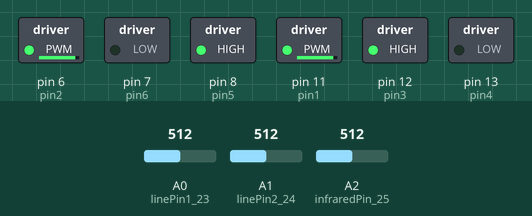
A sketch run on a simulated Arduino Uno, built with avr-gcc and run on an emulated ATmega328P. On the bench: switched loads named in the sketch (green lamp = pin HIGH). Dashed ring = blinking. Inputs (shaded band) come from the test bench; at power-on: A1 (linePin2_24) = 512, A0 (linePin1_23) = 512, A2 (infraredPin_25) = 512.

Above: at 3.6 s.
4.3 s: A1 (linePin2_24) set to 0
At 7.6 s:
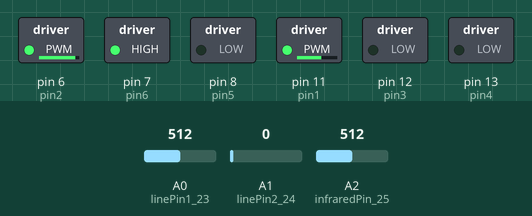
11.3 s: A0 (linePin1_23) set to 0
At 12.7 s:
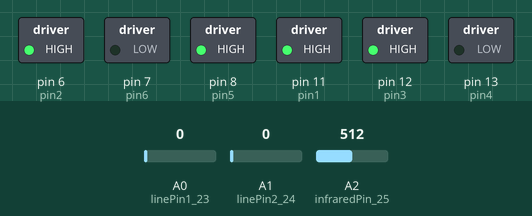
14.9 s: A2 (infraredPin_25) set to 145
At 16.2 s:
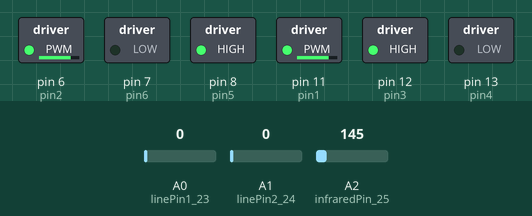
18.5 s: A2 (infraredPin_25) set to 0
At 18.9 s:
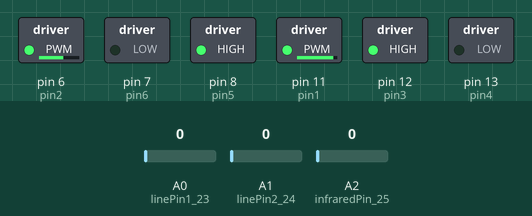
22.1 s: A2 (infraredPin_25) set to 122
At 23.4 s:
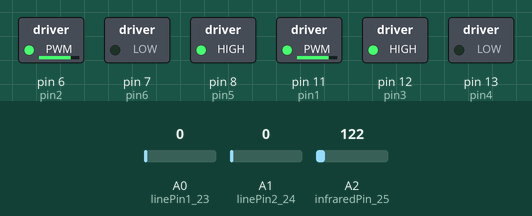
25.7 s: A0 (linePin1_23) set to 122
At 26.5 s:
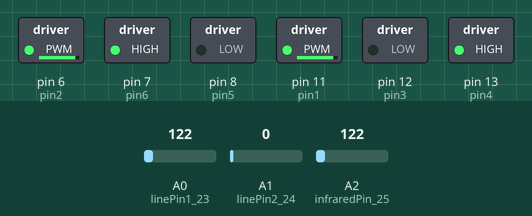
Timing chart, 0 to 33.9 s (numbered marks = the images above; inputs shaded):
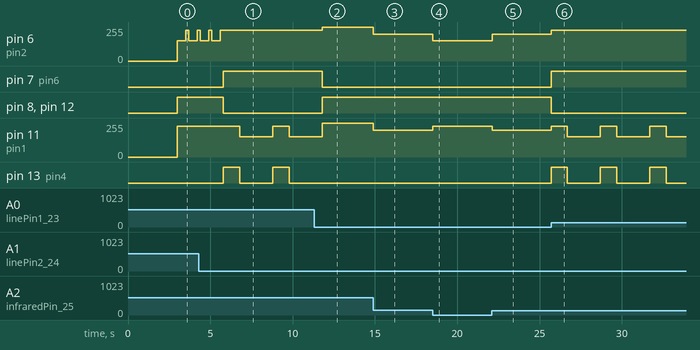

Measured:
- after the input at 4.3 s, pin 6 (pin2): goes on until 5.6 s, then stays 230/255; pin 7 (pin6): LOW → HIGH after 1.5 s; pin 8 (pin5), pin 12 (pin3): HIGH → LOW after 1.5 s; pin 11 (pin1): 230/255 → 153/255 after 2.5 s, → 230/255 2.0 s later, → 153/255 1.0 s later; pin 13 (pin4): alternates HIGH for 1.0 s and LOW for 2.0 s, starting after 1.5 s
- after the input at 11.3 s, pin 6 (pin2): 230/255 → 255/255 after 0.50 s; pin 7 (pin6): HIGH → LOW after 0.50 s; pin 8 (pin5), pin 12 (pin3): LOW → HIGH after 0.50 s; pin 13 (pin4): stays LOW (without the input it goes to HIGH after 0.50 s)
- after the input at 14.9 s, pin 6 (pin2), pin 11 (pin1): 255/255 → 200/255 at once
- after the input at 18.5 s, pin 6 (pin2): 200/255 → 153/255 at once; pin 11 (pin1): 200/255 → 230/255 at once
- after the input at 22.1 s, pin 6 (pin2): 153/255 → 200/255 at once; pin 11 (pin1): 230/255 → 200/255 at once
- after the input at 25.7 s, pin 6 (pin2): 200/255 → 230/255 at once; pin 7 (pin6): LOW → HIGH at once; pin 8 (pin5), pin 12 (pin3): HIGH → LOW at once; pin 11 (pin1): alternates 230/255 for 1.0 s and 153/255 for 2.0 s, starting at once; pin 13 (pin4): alternates HIGH for 1.0 s and LOW for 2.0 s, starting at once
- by itself, pin 6 (pin2): alternates 230/255 for 0.20 s and 153/255 for 0.50 s

The sketch:

sumoMainLoop.ino
```cpp
#include "Timer.h"

void motorForward(int motorSpeed);
void motorBackward(int motorSpeed);
void motorLeft(int motorSpeed);
void motorRight(int motorSpeed);
void motorBackRight(int motorSpeed);
void motorBackLeft(int motorSpeed);
void motorStop();
void attackMasterPlan();

//enter desired speed (0~255)
int motorFastest = 255;
int motorFaster = 230;
int motorSlow = 180;
int motorDefault = 200;

//enter appropriate pin number
int pin1 = 11; //right motor speed
int pin2 = 6; //left motor speed
int pin3 = 12; //right motor
int pin4 = 13; //right motor
int pin5 = 8; //left motor
int pin6 = 7; //left motor

//sensors
int lineSensor1;
int lineSensor2;
int infraredSensor;

//enter reading period (ms)
int readingPeriod = 100;

Timer t;


void motorForward(int motorSpeed){
  analogWrite(pin1, motorSpeed);
  analogWrite(pin2, motorSpeed);

  digitalWrite(pin3, HIGH);
  digitalWrite(pin4, LOW);
  digitalWrite(pin5, HIGH);
  digitalWrite(pin6, LOW);
}

void motorBackward(int motorSpeed){
  analogWrite(pin1, motorSpeed);
  analogWrite(pin2, motorSpeed);

  digitalWrite(pin3, LOW);
  digitalWrite(pin4, HIGH);
  digitalWrite(pin5, LOW);
  digitalWrite(pin6, HIGH);
}

void motorLeft(int motorSpeed){
  analogWrite(pin1, motorSpeed);
  analogWrite(pin2, motorSpeed/1.5);

  digitalWrite(pin3, HIGH);
  digitalWrite(pin4, LOW);
  digitalWrite(pin5, HIGH);
  digitalWrite(pin6, LOW);
}

void motorRight(int motorSpeed){
  analogWrite(pin1, motorSpeed/1.5);
  analogWrite(pin2, motorSpeed);

  digitalWrite(pin3, LOW);
  digitalWrite(pin4, LOW);
  digitalWrite(pin5, HIGH);
  digitalWrite(pin6, LOW);
}


//didnt change the direction of this :( cuz too much work
void motorBackLeft(int motorSpeed){
  analogWrite(pin1, motorSpeed);
  analogWrite(pin2, motorSpeed/1.5);

  digitalWrite(pin3, LOW);
  digitalWrite(pin4, HIGH);
  digitalWrite(pin5, LOW);
  digitalWrite(pin6, LOW);
}


void motorBackRight(int motorSpeed){
  analogWrite(pin1, motorSpeed/1.5);
  analogWrite(pin2, motorSpeed);

  digitalWrite(pin3, LOW);
  digitalWrite(pin4, LOW);
  digitalWrite(pin5, LOW);
  digitalWrite(pin6, HIGH);
}

void motorStop(){
  digitalWrite(pin1, LOW);
  digitalWrite(pin2, LOW);
  digitalWrite(pin3, LOW);
  digitalWrite(pin4, LOW);
  digitalWrite(pin5, LOW);
  digitalWrite(pin6, LOW);
}

void setup() {
  pinMode(pin1,OUTPUT);
  pinMode(pin2,OUTPUT);
  pinMode(pin3,OUTPUT);
  pinMode(pin4,OUTPUT);
  pinMode(pin5,OUTPUT);
  pinMode(pin6,OUTPUT);
  pinMode(A0,INPUT); //linePin1 23
  pinMode(A1,INPUT); //linePin2 24
  pinMode(A2,INPUT); //infraredPin 25

  //how long to delay
  delay(3000);

}

void loop() {
  lineSensor1 = analogRead(A0);
  lineSensor2 = analogRead(A1);
  infraredSensor = analogRead(A2);

  while (lineSensor1 == 0 && lineSensor2 == 0 && infraredSensor == 0) {
    motorLeft(motorFaster);
    delay(100);
    lineSensor1 = analogRead(A0);
    lineSensor2 = analogRead(A1);
    infraredSensor = analogRead(A2);
  }

  //if both sensors are on, turn left
  if (lineSensor1 != 0 && lineSensor2 != 0) {
    motorLeft(motorFaster);
    delay(500);
    motorForward(motorFaster);
    delay(200);
    motorLeft(motorFaster);
    delay(500);
    motorForward(motorFaster);
    delay(200);
    motorLeft(motorFaster);
    delay(500);
    motorForward(motorFaster);
    delay(200);
    motorLeft(motorFaster);
    delay(500);
    motorForward(motorFaster);
    delay(200);
  }

  ///if front on, move backward
  else if (lineSensor1 != 0) {
    motorBackward(motorFaster);
    delay(1000);
    motorBackRight(motorFaster);
    delay(2000);
  }

  //if infrared on
  else if(infraredSensor != 0) {
    if (infraredSensor < 155){
      motorForward(motorDefault);
    }
    else if(infraredSensor >= 155 && infraredSensor <= 300){
      motorForward(motorFaster);
    }
    else{
      motorForward(motorFastest);
    }
  }

  else {
    motorForward(motorDefault);
  }
}
```
